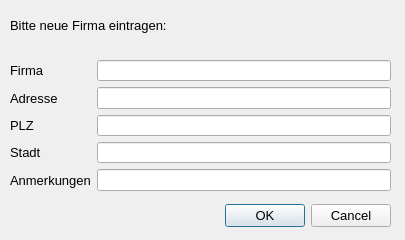
<?xml version="1.0" encoding="UTF-8"?>
<ui version="4.0">
 <class>CompanyGeocoderDialogBase</class>
 <widget class="QDialog" name="CompanyGeocoderDialogBase">
  <property name="geometry">
   <rect>
    <x>0</x>
    <y>0</y>
    <width>405</width>
    <height>240</height>
   </rect>
  </property>
  <property name="windowTitle">
   <string>Company Geocoder</string>
  </property>
  <widget class="QDialogButtonBox" name="btnBox">
   <property name="geometry">
    <rect>
     <x>40</x>
     <y>200</y>
     <width>351</width>
     <height>32</height>
    </rect>
   </property>
   <property name="font">
    <font>
     <pointsize>10</pointsize>
    </font>
   </property>
   <property name="orientation">
    <enum>Qt::Horizontal</enum>
   </property>
   <property name="standardButtons">
    <set>QDialogButtonBox::Cancel|QDialogButtonBox::Ok</set>
   </property>
  </widget>
  <widget class="QWidget" name="formLayoutWidget">
   <property name="geometry">
    <rect>
     <x>10</x>
     <y>60</y>
     <width>381</width>
     <height>131</height>
    </rect>
   </property>
   <layout class="QFormLayout" name="formLayout">
    <item row="0" column="0">
     <widget class="QLabel" name="firmaLabel">
      <property name="font">
       <font>
        <pointsize>10</pointsize>
       </font>
      </property>
      <property name="text">
       <string>Firma</string>
      </property>
     </widget>
    </item>
    <item row="0" column="1">
     <widget class="QLineEdit" name="txtFirma">
      <property name="font">
       <font>
        <pointsize>10</pointsize>
       </font>
      </property>
     </widget>
    </item>
    <item row="1" column="0">
     <widget class="QLabel" name="adresseLabel">
      <property name="font">
       <font>
        <pointsize>10</pointsize>
       </font>
      </property>
      <property name="text">
       <string>Adresse</string>
      </property>
     </widget>
    </item>
    <item row="1" column="1">
     <widget class="QLineEdit" name="txtAdresse">
      <property name="font">
       <font>
        <pointsize>10</pointsize>
       </font>
      </property>
     </widget>
    </item>
    <item row="2" column="0">
     <widget class="QLabel" name="pLZLabel">
      <property name="font">
       <font>
        <pointsize>10</pointsize>
       </font>
      </property>
      <property name="text">
       <string>PLZ</string>
      </property>
     </widget>
    </item>
    <item row="2" column="1">
     <widget class="QLineEdit" name="txtPLZ">
      <property name="font">
       <font>
        <pointsize>10</pointsize>
       </font>
      </property>
     </widget>
    </item>
    <item row="3" column="0">
     <widget class="QLabel" name="stadtLabel">
      <property name="font">
       <font>
        <pointsize>10</pointsize>
       </font>
      </property>
      <property name="text">
       <string>Stadt</string>
      </property>
     </widget>
    </item>
    <item row="3" column="1">
     <widget class="QLineEdit" name="txtStadt">
      <property name="font">
       <font>
        <pointsize>10</pointsize>
       </font>
      </property>
     </widget>
    </item>
    <item row="4" column="0">
     <widget class="QLabel" name="anmerkungenLabel">
      <property name="font">
       <font>
        <pointsize>10</pointsize>
       </font>
      </property>
      <property name="text">
       <string>Anmerkungen</string>
      </property>
     </widget>
    </item>
    <item row="4" column="1">
     <widget class="QLineEdit" name="txtAnmerkungen">
      <property name="font">
       <font>
        <pointsize>10</pointsize>
       </font>
      </property>
     </widget>
    </item>
   </layout>
  </widget>
  <widget class="QLabel" name="label">
   <property name="geometry">
    <rect>
     <x>10</x>
     <y>10</y>
     <width>371</width>
     <height>31</height>
    </rect>
   </property>
   <property name="font">
    <font>
     <pointsize>10</pointsize>
    </font>
   </property>
   <property name="text">
    <string>Bitte neue Firma eintragen:</string>
   </property>
  </widget>
 </widget>
 <resources/>
 <connections>
  <connection>
   <sender>btnBox</sender>
   <signal>accepted()</signal>
   <receiver>CompanyGeocoderDialogBase</receiver>
   <slot>accept()</slot>
   <hints>
    <hint type="sourcelabel">
     <x>20</x>
     <y>20</y>
    </hint>
    <hint type="destinationlabel">
     <x>20</x>
     <y>20</y>
    </hint>
   </hints>
  </connection>
  <connection>
   <sender>btnBox</sender>
   <signal>rejected()</signal>
   <receiver>CompanyGeocoderDialogBase</receiver>
   <slot>reject()</slot>
   <hints>
    <hint type="sourcelabel">
     <x>20</x>
     <y>20</y>
    </hint>
    <hint type="destinationlabel">
     <x>20</x>
     <y>20</y>
    </hint>
   </hints>
  </connection>
 </connections>
</ui>
